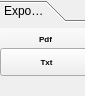
                    <widget class="QToolBox" name="toolbar_2">
                     <property name="geometry">
                      <rect>
                       <x>0</x>
                       <y>38</y>
                       <width>85</width>
                       <height>81</height>
                      </rect>
                     </property>
                     <property name="currentIndex">
                      <number>0</number>
                     </property>
                     <widget class="QWidget" name="page_19">
                      <property name="geometry">
                       <rect>
                        <x>0</x>
                        <y>0</y>
                        <width>85</width>
                        <height>53</height>
                       </rect>
                      </property>
                      <attribute name="label">
                       <string>Export As</string>
                      </attribute>
                      <widget class="QPushButton" name="pdf_2">
                       <property name="geometry">
                        <rect>
                         <x>-1</x>
                         <y>-10</y>
                         <width>93</width>
                         <height>41</height>
                        </rect>
                       </property>
                       <property name="font">
                        <font>
                         <pointsize>6</pointsize>
                         <weight>75</weight>
                         <bold>true</bold>
                        </font>
                       </property>
                       <property name="text">
                        <string>Pdf</string>
                       </property>
                      </widget>
                      <widget class="QPushButton" name="txt">
                       <property name="geometry">
                        <rect>
                         <x>0</x>
                         <y>20</y>
                         <width>93</width>
                         <height>28</height>
                        </rect>
                       </property>
                       <property name="font">
                        <font>
                         <pointsize>6</pointsize>
                         <weight>75</weight>
                         <bold>true</bold>
                        </font>
                       </property>
                       <property name="text">
                        <string>Txt</string>
                       </property>
                      </widget>
                     </widget>
                    </widget>
